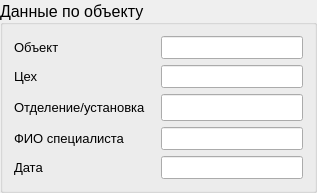
               <widget class="QGroupBox" name="groupBox_reportGenerationGeneral_objectData">
                <property name="sizePolicy">
                 <sizepolicy hsizetype="Expanding" vsizetype="Maximum">
                  <horstretch>0</horstretch>
                  <verstretch>0</verstretch>
                 </sizepolicy>
                </property>
                <property name="font">
                 <font>
                  <family>Segoe UI</family>
                  <pointsize>12</pointsize>
                 </font>
                </property>
                <property name="title">
                 <string>Данные по объекту</string>
                </property>
                <property name="alignment">
                 <set>Qt::AlignmentFlag::AlignLeading|Qt::AlignmentFlag::AlignLeft|Qt::AlignmentFlag::AlignVCenter</set>
                </property>
                <layout class="QFormLayout" name="formLayout_4">
                 <property name="horizontalSpacing">
                  <number>15</number>
                 </property>
                 <item row="0" column="0">
                  <widget class="QLabel" name="label_object">
                   <property name="sizePolicy">
                    <sizepolicy hsizetype="Maximum" vsizetype="Preferred">
                     <horstretch>0</horstretch>
                     <verstretch>0</verstretch>
                    </sizepolicy>
                   </property>
                   <property name="minimumSize">
                    <size>
                     <width>0</width>
                     <height>0</height>
                    </size>
                   </property>
                   <property name="font">
                    <font>
                     <family>Segoe UI</family>
                     <pointsize>10</pointsize>
                    </font>
                   </property>
                   <property name="text">
                    <string>Объект</string>
                   </property>
                  </widget>
                 </item>
                 <item row="0" column="1">
                  <widget class="QLineEdit" name="lineEdit_object">
                   <property name="sizePolicy">
                    <sizepolicy hsizetype="Expanding" vsizetype="Fixed">
                     <horstretch>0</horstretch>
                     <verstretch>0</verstretch>
                    </sizepolicy>
                   </property>
                   <property name="font">
                    <font>
                     <family>Segoe UI</family>
                     <pointsize>10</pointsize>
                    </font>
                   </property>
                   <property name="readOnly">
                    <bool>true</bool>
                   </property>
                   <property name="clearButtonEnabled">
                    <bool>false</bool>
                   </property>
                  </widget>
                 </item>
                 <item row="1" column="0">
                  <widget class="QLabel" name="label_manufacture">
                   <property name="sizePolicy">
                    <sizepolicy hsizetype="Maximum" vsizetype="Preferred">
                     <horstretch>0</horstretch>
                     <verstretch>0</verstretch>
                    </sizepolicy>
                   </property>
                   <property name="minimumSize">
                    <size>
                     <width>0</width>
                     <height>0</height>
                    </size>
                   </property>
                   <property name="font">
                    <font>
                     <family>Segoe UI</family>
                     <pointsize>10</pointsize>
                    </font>
                   </property>
                   <property name="text">
                    <string>Цех</string>
                   </property>
                  </widget>
                 </item>
                 <item row="1" column="1">
                  <widget class="QLineEdit" name="lineEdit_manufacture">
                   <property name="sizePolicy">
                    <sizepolicy hsizetype="Expanding" vsizetype="Fixed">
                     <horstretch>0</horstretch>
                     <verstretch>0</verstretch>
                    </sizepolicy>
                   </property>
                   <property name="font">
                    <font>
                     <family>Segoe UI</family>
                     <pointsize>10</pointsize>
                    </font>
                   </property>
                   <property name="readOnly">
                    <bool>true</bool>
                   </property>
                   <property name="clearButtonEnabled">
                    <bool>false</bool>
                   </property>
                  </widget>
                 </item>
                 <item row="2" column="0">
                  <widget class="QLabel" name="label_department">
                   <property name="sizePolicy">
                    <sizepolicy hsizetype="Maximum" vsizetype="Preferred">
                     <horstretch>0</horstretch>
                     <verstretch>0</verstretch>
                    </sizepolicy>
                   </property>
                   <property name="minimumSize">
                    <size>
                     <width>0</width>
                     <height>0</height>
                    </size>
                   </property>
                   <property name="font">
                    <font>
                     <family>Segoe UI</family>
                     <pointsize>10</pointsize>
                    </font>
                   </property>
                   <property name="text">
                    <string>Отделение/установка</string>
                   </property>
                  </widget>
                 </item>
                 <item row="2" column="1">
                  <widget class="QLineEdit" name="lineEdit_department">
                   <property name="sizePolicy">
                    <sizepolicy hsizetype="Expanding" vsizetype="Fixed">
                     <horstretch>0</horstretch>
                     <verstretch>0</verstretch>
                    </sizepolicy>
                   </property>
                   <property name="readOnly">
                    <bool>true</bool>
                   </property>
                   <property name="clearButtonEnabled">
                    <bool>false</bool>
                   </property>
                  </widget>
                 </item>
                 <item row="3" column="0">
                  <widget class="QLabel" name="label_FIO">
                   <property name="sizePolicy">
                    <sizepolicy hsizetype="Maximum" vsizetype="Preferred">
                     <horstretch>0</horstretch>
                     <verstretch>0</verstretch>
                    </sizepolicy>
                   </property>
                   <property name="minimumSize">
                    <size>
                     <width>0</width>
                     <height>0</height>
                    </size>
                   </property>
                   <property name="font">
                    <font>
                     <family>Segoe UI</family>
                     <pointsize>10</pointsize>
                    </font>
                   </property>
                   <property name="text">
                    <string>ФИО специалиста</string>
                   </property>
                  </widget>
                 </item>
                 <item row="3" column="1">
                  <widget class="QLineEdit" name="lineEdit_FIO">
                   <property name="sizePolicy">
                    <sizepolicy hsizetype="Expanding" vsizetype="Fixed">
                     <horstretch>0</horstretch>
                     <verstretch>0</verstretch>
                    </sizepolicy>
                   </property>
                   <property name="font">
                    <font>
                     <family>Segoe UI</family>
                     <pointsize>10</pointsize>
                    </font>
                   </property>
                   <property name="readOnly">
                    <bool>true</bool>
                   </property>
                   <property name="clearButtonEnabled">
                    <bool>false</bool>
                   </property>
                  </widget>
                 </item>
                 <item row="4" column="0">
                  <widget class="QLabel" name="label_date">
                   <property name="sizePolicy">
                    <sizepolicy hsizetype="Maximum" vsizetype="Preferred">
                     <horstretch>0</horstretch>
                     <verstretch>0</verstretch>
                    </sizepolicy>
                   </property>
                   <property name="minimumSize">
                    <size>
                     <width>0</width>
                     <height>0</height>
                    </size>
                   </property>
                   <property name="font">
                    <font>
                     <family>Segoe UI</family>
                     <pointsize>10</pointsize>
                    </font>
                   </property>
                   <property name="text">
                    <string>Дата</string>
                   </property>
                  </widget>
                 </item>
                 <item row="4" column="1">
                  <widget class="QLineEdit" name="lineEdit_date">
                   <property name="sizePolicy">
                    <sizepolicy hsizetype="Expanding" vsizetype="Fixed">
                     <horstretch>0</horstretch>
                     <verstretch>0</verstretch>
                    </sizepolicy>
                   </property>
                   <property name="font">
                    <font>
                     <family>Segoe UI</family>
                     <pointsize>10</pointsize>
                    </font>
                   </property>
                   <property name="readOnly">
                    <bool>true</bool>
                   </property>
                   <property name="clearButtonEnabled">
                    <bool>false</bool>
                   </property>
                  </widget>
                 </item>
                </layout>
               </widget>
